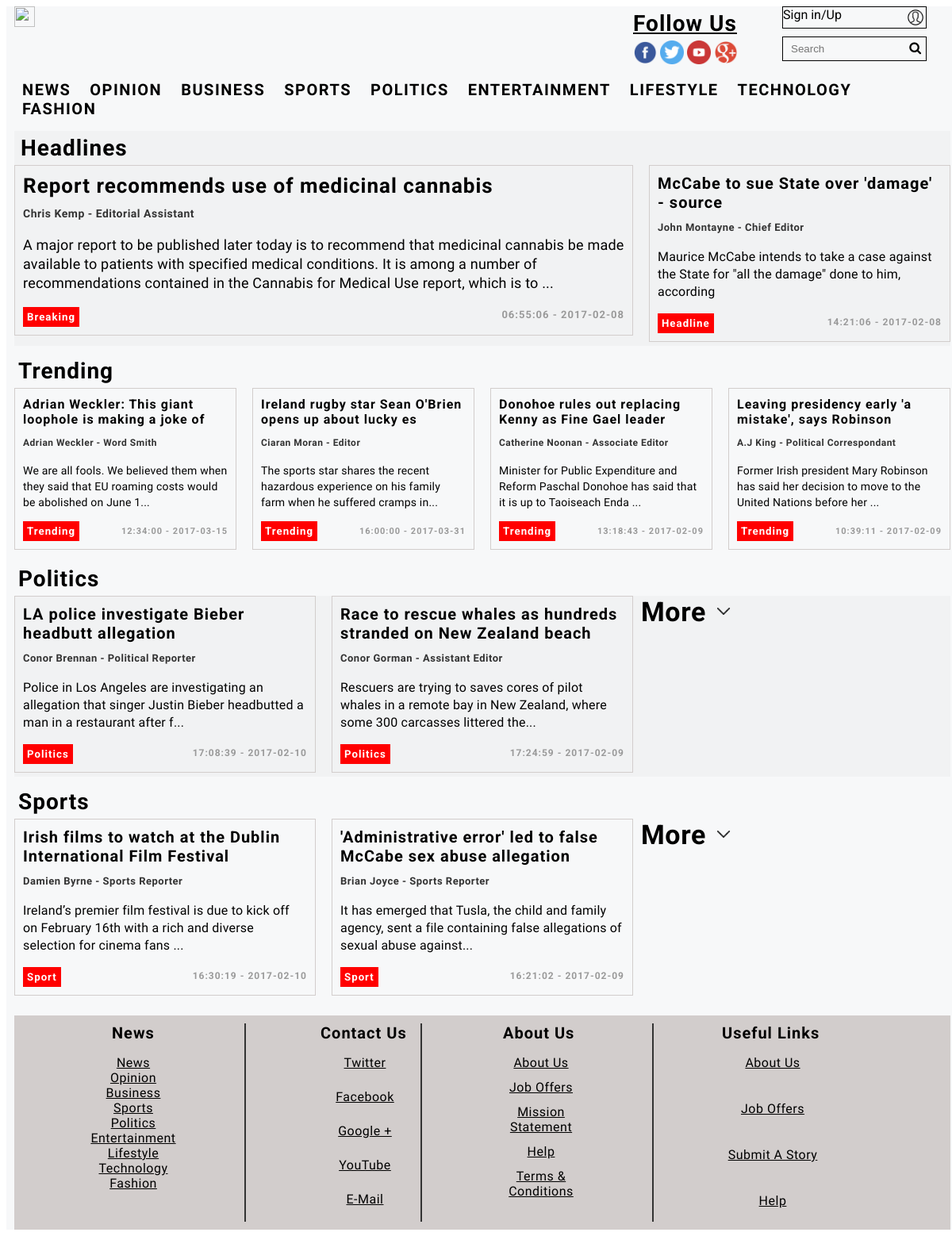
The page / on the database its author committed.
### tables this page shows
CREATE TABLE `stories` (
  `id` int(11) NOT NULL,
  `headline` varchar(255) NOT NULL,
  `storyText` text NOT NULL,
  `type` enum('Headline','Trending','Politics','Sport') NOT NULL,
  `date` date NOT NULL,
  `time` time NOT NULL,
  `author` text NOT NULL,
  `title` text NOT NULL
);

### classes/StoriesTable.php (called while the page is built, shortened)
<?php
class StoriesTable {
    private $mConnection;
    public function __construct($connection) {
        $this->mConnection = $connection;
    }
    public function findAll($category, $numOfRows) {
        $sql = "SELECT * FROM " . StoriesTable::TABLE_NAME . " WHERE type='$category' ORDER BY id DESC  LIMIT $numOfRows " ;
        $stmt = $this->mConnection->prepare($sql);
        $status = $stmt->execute();
        return $stmt;
    }
}

### index.php (the view, shortened to what this page needs)
<?php
require_once 'classes/DB.php';
require_once 'classes/StoriesTable.php';
try {
    $conn = DB::getConnection();
    $table = new StoriesTable($conn);
	$topStories = $table->findAll('Headline',2);
	$trendingStories = $table->findAll('Trending',4);
	$politicsStories = $table->findAll('Politics',3);
	$sportsStories = $table->findAll('Sport',4);
}
catch (PDOException $e) {
    $conn = null;
    exit("Connection failed: " . $e->getMessage());
}
?>
<!DOCTYPE HTML>
<html>
	<head>
		<link rel="stylesheet" type="text/css" href="css/mystyle.css">
		<link rel="stylesheet" type="text/css" href="css/grid.css">
		<link rel="stylesheet" href="https://cdnjs.cloudflare.com/ajax/libs/font-awesome/4.7.0/css/font-awesome.min.css">
	</head>
	<body>
		<div class="container ">
			<div class="header twelve">
			<div class="logo_div eight alpha omega">
				<img src="#"/>
			</div>
			<div class="two alpha omega follow_div">
				<h3 class="follow_head">Follow Us</h3>
				<div class="follow_icon_div">
					<a href="#"><img class="follow_icon" src="images/facebook.png"/></a>
					<a href="#"><img class="follow_icon" src="images/twitter.png"/></a>
					<a href="#"><img class="follow_icon" src="images/youtube.png"/></a>
					<a href="#"><img class="follow_icon" src="images/g+.png"/></a>
				</div>
			</div>
			<div class="search two">
					<div class="search_signin">
						<div class="sign_in_div">
							<a class="sign_in" href="#">Sign in/Up<img class="sign_icon" src="images/sign.png"/></a>
						</div>
						<div class="search_div">
							<form>
								<input class="searchbar" type="text" name="searchbar" placeholder="Search">
								<i class="fa fa-search"></i>
							</form>
						</div>
					</div>
			</div>
			<div class=" twelve navbar_div">
				<ul class="navbar">
					<li ><a class="nav_button" href="#">NEWS</a></li>
					<li ><a class="nav_button" href="#">OPINION</a></li>
					<li ><a class="nav_button" href="#">BUSINESS</a></li>
					<li ><a class="nav_button" href="#">SPORTS</a></li>
					<li ><a class="nav_button" href="#">POLITICS</a></li>
					<li ><a class="nav_button" href="#">ENTERTAINMENT</a></li>
					<li ><a class="nav_button" href="#">LIFESTYLE</a></li>
					<li ><a class="nav_button" href="#">TECHNOLOGY</a></li>
					<li ><a class="nav_button" href="#">FASHION</a></li>
				</ul>
			</div>
		</div>
			<div class="twelve headlines">
				<h1 class="section_heading_headlines">Headlines</h1>
				<?php
					$row = $topStories->fetch();
						echo '<div class="eight headline_prime alpha" >';
						echo '<a class="headline" href="#"><h2 class="title_prime">'.$row[StoriesTable::COLUMN_HEADLINE].'</h2></a>';
						echo '<h5 class="author_title_prime">' . $row[StoriesTable::COLUMN_AUTHOR]. ' - '.$row[StoriesTable::COLUMN_TITLE]. '</h5>';
						echo '<p class="article_text_prime">' .  subStr($row[StoriesTable::COLUMN_STORY_TEXT],0,250).'...' . '</p>';
						echo '<div class="breaking_back"><h5 class="breaking_head">Breaking<h5></div>';
						echo '<h5 class="timestamp_prime">'. $row[StoriesTable::COLUMN_TIME]. ' - '.$row[StoriesTable::COLUMN_DATE].'</h5>';
						echo '</div>';
						$row = $topStories->fetch();
						echo '<div class="four headline_secondary omega" >';
						echo '<a class="headline" href="#"><h3 class="title_secondary">'.$row[StoriesTable::COLUMN_HEADLINE].'</h3></a>';
						echo '<h5 class="author_title_secondary">' . $row[StoriesTable::COLUMN_AUTHOR]. ' - '.$row[StoriesTable::COLUMN_TITLE]. '</h5>';
						echo '<p class="article_text_secondary">' .  subStr($row[StoriesTable::COLUMN_STORY_TEXT],0,100)  . '</p>';
						echo '<div class="topic_back"><h5 class="topic_head">'. $row[StoriesTable::COLUMN_TYPE].'</div>';
						echo '<h5 class="timestamp_secondary">'. $row[StoriesTable::COLUMN_TIME]. ' - '.$row[StoriesTable::COLUMN_DATE].'</h5>';
						echo '</div>';
				?>
			</div>
			<h1 class="section_heading">Trending</h1>
			<div class="twelve trending">
				<?php
					$row = $trendingStories->fetch();
					while ($row != null)
					{
						echo '<div class="three headline_tertiary">';
						echo '<a class="headline" href="#"><h3 class="title_tertiary">'.subStr($row[StoriesTable::COLUMN_HEADLINE],0,55).'</h3></a>';
						echo '<h5 class="author_title_tertiary">' . $row[StoriesTable::COLUMN_AUTHOR]. ' - '.$row[StoriesTable::COLUMN_TITLE]. '</h5>';
						echo '<p class="article_text_tertiary">' . subStr($row[StoriesTable::COLUMN_STORY_TEXT],0,100) . '...' . '</p>';
						echo '<div class="topic_back"><h5 class="topic_head">'. $row[StoriesTable::COLUMN_TYPE].'</div>';
						echo '<h5 class="timestamp_tertiary">'. $row[StoriesTable::COLUMN_TIME]. ' - '.$row[StoriesTable::COLUMN_DATE].'</h5>';
						echo '</div>';
						$row = $trendingStories->fetch();
					}
				?>
			</div>
			<h1 class="section_heading">Politics</h1>
			<div class="twelve politics">
				<?php
					$row = $politicsStories->fetch();
					while ($row != null)
					{
						echo '<div class="four headline_secondary" >';
						echo '<a class="headline" href="#"><h3 class="title_secondary">'.subStr($row[StoriesTable::COLUMN_HEADLINE],0,65).'</h3></a>';
						echo '<h5 class="author_title_secondary">' . $row[StoriesTable::COLUMN_AUTHOR]. ' - '.$row[StoriesTable::COLUMN_TITLE]. '</h5>';
						echo '<p class="article_text_secondary">' .  subStr($row[StoriesTable::COLUMN_STORY_TEXT],0,120) . '...'. '</p>';
						echo '<div class="topic_back"><h5 class="topic_head">'. $row[StoriesTable::COLUMN_TYPE].'</div>';
						echo '<h5 class="timestamp_secondary">'. $row[StoriesTable::COLUMN_TIME]. ' - '.$row[StoriesTable::COLUMN_DATE].'</h5>';
						echo '</div>';
						$row = $politicsStories->fetch();
					}
				?>
				<div class="more_div">
					<a href="#" class="more">More
					<img class="more_arrow" src="images/arrow.png"/>
					</a>
				</div>
			</div>
			<h1 class="section_heading">Sports</h1>
			<div class="twelve business">
				<?php
					$row = $sportsStories->fetch();
					while ($row != null)
					{
						echo '<div class="four headline_secondary" >';
						echo '<a class="headline" href="#"><h3 class="title_secondary">'.subStr($row[StoriesTable::COLUMN_HEADLINE],0,65).'</h3></a>';
						echo '<h5 class="author_title_secondary">' . $row[StoriesTable::COLUMN_AUTHOR]. ' - '.$row[StoriesTable::COLUMN_TITLE]. '</h5>';
						echo '<p class="article_text_secondary">' .  subStr($row[StoriesTable::COLUMN_STORY_TEXT],0,120). '...'. '</p>';
						echo '<div class="topic_back"><h5 class="topic_head">'. $row[StoriesTable::COLUMN_TYPE].'</div>';
						echo '<h5 class="timestamp_secondary">'. $row[StoriesTable::COLUMN_TIME]. ' - '.$row[StoriesTable::COLUMN_DATE].'</h5>';
						echo '</div>';
						$row = $sportsStories->fetch();
					}
				?>
				<div class="more_div">
					<a href="#" class="more">More
					<img class="more_arrow" src="images/arrow.png"/>
					</a>
				</div>
			</div>
			<div class="twelve footer">
				<div class="two news_footer alpha omega">
					<h5 class="news_head">News</h5>
					<ul class="footer_list">
						<li class="news_button"><a href="#">News</a></li>
						<li class="news_button"><a href="#">Opinion</a></li>
						<li class="news_button"><a href="#">Business</a></li>
						<li class="news_button"><a href="#">Sports</a></li>
						<li class="news_button"><a href="#">Politics</a></li>
						<li class="news_button"><a href="#">Entertainment</a></li>
						<li class="news_button"><a href="#">Lifestyle</a></li>
						<li class="news_button"><a href="#">Technology</a></li>
						<li class="news_button"><a href="#">Fashion</a></li>
					</ul>
				</div>
				<div class="two contact_footer vert_line alpha omega">
					<h5 class="contact_head">Contact Us</h5>
					<ul class="footer_list ">
						<li class="contact_button"><a href="#">Twitter</a></li>
						<li class="contact_button"><a href="#">Facebook</a></li>
						<li class="contact_button"><a href="#">Google +</a></li>
						<li class="contact_button"><a href="#">YouTube</a></li>
						<li class="contact_button"><a href="#">E-Mail</a></li>
					</ul>
				</div>
				<div class="two about_footer vert_line alpha omega">
					<h5 class="about_head">About Us</h5>
					<ul class="footer_list ">
						<li class="about_button"><a href="#">About Us</a></li>
						<li class="about_button"><a href="#">Job Offers</a></li>
						<li class="about_button"><a href="#">Mission Statement</a></li>
						<li class="about_button"><a href="#">Help</a></li>
						<li class="about_button"><a href="#">Terms & Conditions</a></li>
					</ul>
				</div>
				<div class="two useful_footer vert_line alpha omega">
					<h5 class="useful_head">Useful Links</h5>
					<ul class="footer_list">
						<li class="useful_button"><a href="#">About Us</a></li>
						<li class="useful_button"><a href="#">Job Offers</a></li>
						<li class="useful_button"><a href="form.html">Submit A Story</a></li>
						<li class="useful_button"><a href="#">Help</a></li>
					</ul>
				</div>
			</div>
		</div>
	</body>
</html>

### css/grid.css (style rules this page uses)
.container { width:1200px; margin: auto; background-color:#f7f8f9; display:table; }
.two { width:180px; display: inline; float: left; margin-left: 10px; margin-right: 10px; }
.three { width:280px; display: inline; float: left; margin-left: 10px; margin-right: 10px; }
.four { width:380px; display: inline; float: left; margin-left: 10px; margin-right: 10px; }
.eight { width:780px; display: inline; float: left; margin-left: 10px; margin-right: 10px; }
.twelve { width:1180px; display: inline; float: left; margin-left: 10px; margin-right: 10px; }
.alpha { margin-left: 0; }
.omega { margin-right: 0; }

### rows shown on the page
stories: headline "Report recommends use of medicinal cannabis", author "Chris Kemp", title "Editorial Assistant", storyText "A major report to be published later today is to recommend that medicinal cannabis be made available to patients with specified medical conditions. It is among a number of recommendations contained in the Cannabis for Medical Use report, which is to", time "06:55:06", date "2017-02-08"
stories: headline "McCabe to sue State over 'damage' - source", author "John Montayne", title "Chief Editor", storyText "Maurice McCabe intends to take a case against the State for \"all the damage\" done to him, according", type "Headline", time "14:21:06", date "2017-02-08"
stories: headline "Adrian Weckler: This giant loophole is making a joke of", author "Adrian Weckler", title "Word Smith", storyText "We are all fools. We believed them when they said that EU roaming costs would be abolished on June 1", type "Trending", time "12:34:00", date "2017-03-15"
stories: headline "Ireland rugby star Sean O'Brien opens up about lucky es", author "Ciaran Moran", title "Editor", storyText "The sports star shares the recent hazardous experience on his family farm when he suffered cramps in", type "Trending", time "16:00:00", date "2017-03-31"
stories: headline "Donohoe rules out replacing Kenny as Fine Gael leader", author "Catherine Noonan", title "Associate Editor", storyText "Minister for Public Expenditure and Reform Paschal Donohoe has said that it is up to Taoiseach Enda", type "Trending", time "13:18:43", date "2017-02-09"
stories: headline "Leaving presidency early 'a mistake', says Robinson", author "A.J King", title "Political Correspondant", storyText "Former Irish president Mary Robinson has said her decision to move to the United Nations before her", type "Trending", time "10:39:11", date "2017-02-09"
stories: headline "LA police investigate Bieber headbutt allegation", author "Conor Brennan", title "Political Reporter", storyText "Police in Los Angeles are investigating an allegation that singer Justin Bieber headbutted a man in a restaurant after f", type "Politics", time "17:08:39", date "2017-02-10"
stories: headline "Race to rescue whales as hundreds stranded on New Zealand beach", author "Conor Gorman", title "Assistant Editor", storyText "Rescuers are trying to saves cores of pilot whales in a remote bay in New Zealand, where some 300 carcasses littered the", type "Politics", time "17:24:59", date "2017-02-09"
stories: headline "Irish films to watch at the Dublin International Film Festival", author "Damien Byrne", title "Sports Reporter", storyText "Ireland’s premier film festival is due to kick off on February 16th with a rich and diverse selection for cinema fans", type "Sport", time "16:30:19", date "2017-02-10"
stories: headline "'Administrative error' led to false McCabe sex abuse allegation", author "Brian Joyce", title "Sports Reporter", storyText "It has emerged that Tusla, the child and family agency, sent a file containing false allegations of sexual abuse against", type "Sport", time "16:21:02", date "2017-02-09"
